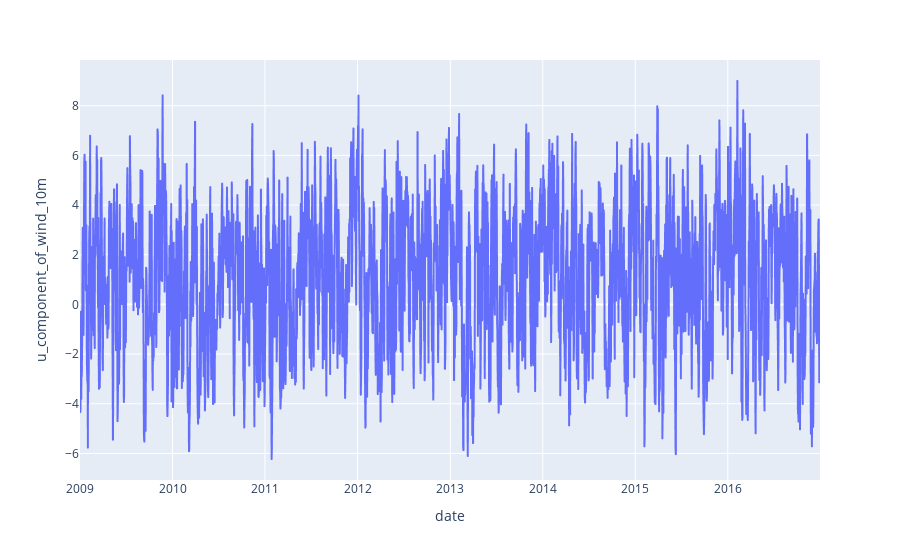

The cell this chart's notebook holds for it:
### Code cell
px.line(merged_df, x="date", y="u_component_of_wind_10m")

### Figure 1 — Plotly figure (JSON) as saved in the notebook; plotly's stock layout.template omitted (floating-point values rounded to 4 significant figures; data arrays with more than 128 entries replaced by an {"elided": "..."} marker saying what was removed)
{"data": [{"hovertemplate": "date=%{x}<br>u_component_of_wind_10m=%{y}<extra></extra>", "legendgroup": "", "line": {"color": "#636efa", "dash": "solid"}, "marker": {"symbol": "circle"}, "mode": "lines", "name": "", "showlegend": false, "type": "scattergl", "x": {"elided": "2921 str values"}, "xaxis": "x", "y": {"elided": "2921 float values"}, "yaxis": "y"}], "layout": {"legend": {"tracegroupgap": 0}, "margin": {"t": 60}, "xaxis": {"anchor": "y", "domain": [0, 1], "title": {"text": "date"}}, "yaxis": {"anchor": "x", "domain": [0, 1], "title": {"text": "u_component_of_wind_10m"}}}}
